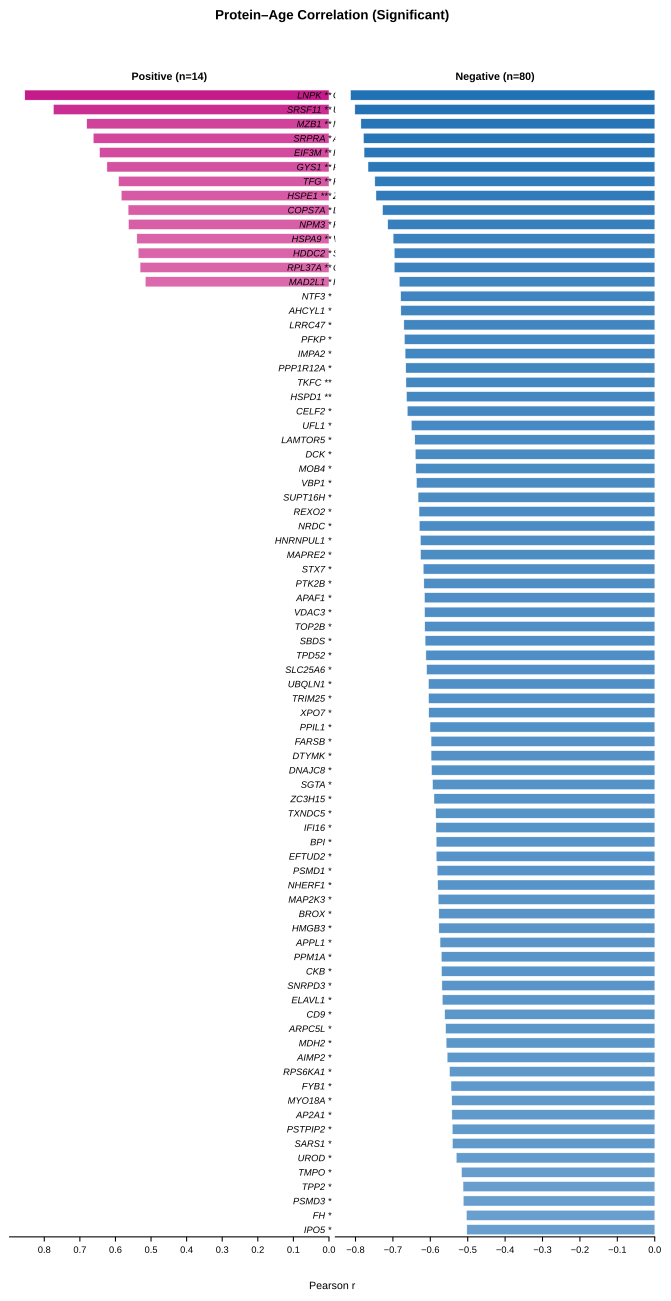

Recreate this plot in Python.
"""
双栏瀑布图：展示蛋白/基因与某连续变量（如年龄）的相关性
左栏 = 正相关（降序），右栏 = 负相关（升序）
"""
import matplotlib as mpl
import matplotlib.pyplot as plt
import numpy as np
import pandas as pd
from matplotlib.colors import LinearSegmentedColormap
from pathlib import Path

mpl.rcParams['pdf.fonttype'] = 42
mpl.rcParams['ps.fonttype']  = 42
mpl.rcParams['svg.fonttype'] = 'none'
mpl.rcParams['font.family']  = 'Arial'


def plot_waterfall(
    df: pd.DataFrame,
    value_col: str        = 'pearson_r',
    label_col: str        = 'gene_name',
    pval_col: str | None  = 'pearson_pval',
    pval_thresh: float    = 0.05,
    cmap_pos: tuple       = ('#fde0dd', '#c51b8a'),
    cmap_neg: tuple       = ('#deebf7', '#2171b5'),
    figsize: tuple | None = None,
    font_size: float      = 7,
    bar_height: float     = 0.7,
    title: str            = '',
    xlabel: str           = '',
    out_path: str | None  = None,
    dpi: int              = 600,
):
    """
    Parameters
    ----------
    df : DataFrame
        至少含 value_col 和 label_col 两列。
    value_col : str
        用于排序和绘制条形的数值列（如 pearson_r、slope）。
    label_col : str
        Y 轴标签列（如 gene_name）。
    pval_col : str | None
        p 值列名。若提供，则在标签后标星号。
    pval_thresh : float
        标记星号的 p 值阈值。
    cmap_pos / cmap_neg : tuple
        正/负相关的渐变色范围 (浅, 深)。
    figsize : tuple | None
        图像尺寸，None 则自动计算。
    out_path : str | None
        输出路径（自动保存 png/pdf/svg）。
    """
    df = df.copy()
    df[value_col] = pd.to_numeric(df[value_col], errors='coerce')
    df = df.dropna(subset=[value_col])

    pos = df[df[value_col] > 0].sort_values(value_col, ascending=False)
    neg = df[df[value_col] < 0].sort_values(value_col, ascending=True)

    n_pos, n_neg = len(pos), len(neg)
    n_max = max(n_pos, n_neg, 1)

    if figsize is None:
        col_w = 3.2
        row_h = max(font_size * 1.6 / 72, 0.16)
        figsize = (col_w * 2 + 0.6, max(n_max * row_h + 0.8, 2.0))

    fig, (ax_pos, ax_neg) = plt.subplots(
        1, 2, figsize=figsize, facecolor='white',
        gridspec_kw={'wspace': 0.02},
    )

    cm_pos = LinearSegmentedColormap.from_list('pos', cmap_pos, N=256)
    cm_neg = LinearSegmentedColormap.from_list('neg', cmap_neg, N=256)

    def _draw_panel(ax, sub_df, cmap, is_pos):
        n = len(sub_df)
        if n == 0:
            ax.set_visible(False)
            return

        vals   = sub_df[value_col].values
        labels = sub_df[label_col].astype(str).values
        abs_max = max(abs(vals.max()), abs(vals.min()), 1e-9)
        normed = np.abs(vals) / abs_max
        colors = [cmap(v) for v in normed]

        y = np.arange(n)
        ax.barh(y, vals, height=bar_height, color=colors,
                edgecolor='white', linewidth=0.3)

        # 星号标记
        stars = [''] * n
        if pval_col and pval_col in sub_df.columns:
            pvals = sub_df[pval_col].values
            for i, p in enumerate(pvals):
                if pd.notna(p):
                    if p < 0.001:
                        stars[i] = ' ***'
                    elif p < 0.01:
                        stars[i] = ' **'
                    elif p < pval_thresh:
                        stars[i] = ' *'

        label_strs = [f'{l}{s}' for l, s in zip(labels, stars)]

        if is_pos:
            ax.set_yticks(y)
            ax.set_yticklabels(label_strs, fontsize=font_size, fontstyle='italic')
            ax.yaxis.tick_right()
            ax.invert_xaxis()
        else:
            ax.set_yticks(y)
            ax.set_yticklabels(label_strs, fontsize=font_size, fontstyle='italic')
            ax.yaxis.tick_left()

        ax.invert_yaxis()
        ax.set_ylim(n_max - 0.5, -0.5)
        ax.tick_params(axis='y', length=0, pad=3)
        ax.spines[['top', 'right', 'left']].set_visible(False)
        ax.tick_params(axis='x', labelsize=font_size)

    _draw_panel(ax_pos, pos, cm_pos, is_pos=True)
    _draw_panel(ax_neg, neg, cm_neg, is_pos=False)

    # X 轴标签
    if xlabel:
        fig.text(0.5, 0.01, xlabel, ha='center', fontsize=font_size + 1,
                 fontfamily='Arial')

    # 标题
    if n_pos > 0:
        ax_pos.set_title(f'Positive (n={n_pos})', fontsize=font_size + 1,
                         fontweight='bold', pad=6)
    if n_neg > 0:
        ax_neg.set_title(f'Negative (n={n_neg})', fontsize=font_size + 1,
                         fontweight='bold', pad=6)

    if title:
        fig.suptitle(title, fontsize=font_size + 3, fontweight='bold', y=0.99)

    fig.subplots_adjust(left=0.02, right=0.98, bottom=0.05, top=0.93,
                        wspace=0.02)

    if out_path:
        out_path = Path(out_path)
        out_path.parent.mkdir(parents=True, exist_ok=True)
        for suffix in ['.png', '.pdf', '.svg']:
            p = out_path.with_suffix(suffix)
            fig.savefig(p, dpi=dpi if suffix == '.png' else None,
                        bbox_inches='tight', facecolor='white')
            print(f'Saved: {p}')

    return fig, (ax_pos, ax_neg)
